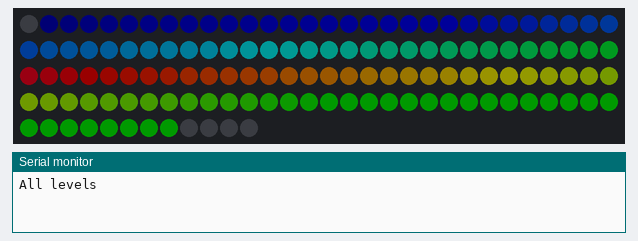
Bench run of a sketch on a simulated Arduino Nano, built with avr-gcc and run on an emulated ATmega328P. Shown: 132 RGB LEDs in strip order, left to right, continuing on the next row, the last lines printed to the serial monitor. Dim RGB values are drawn brighter than linear.

Above: at 0.1 s.
At 10.18 s:
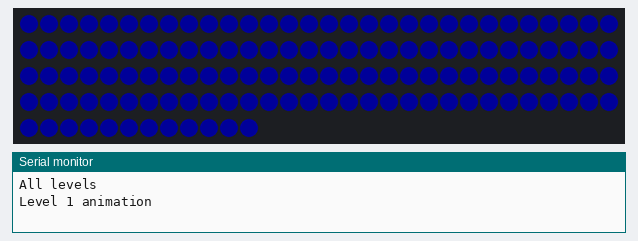
At 12.16 s:
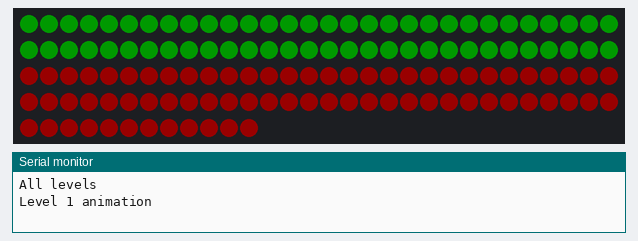
At 16.13 s:
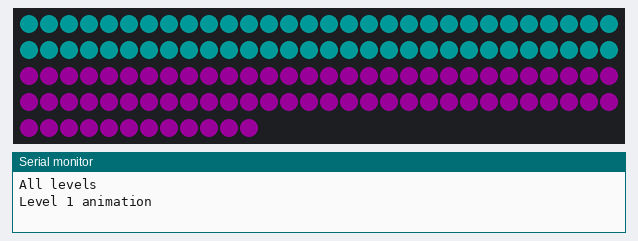
At 23.08 s:
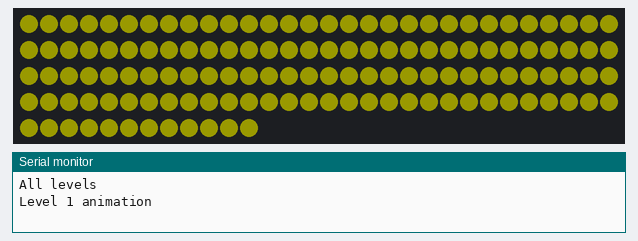
At 33.9 s:
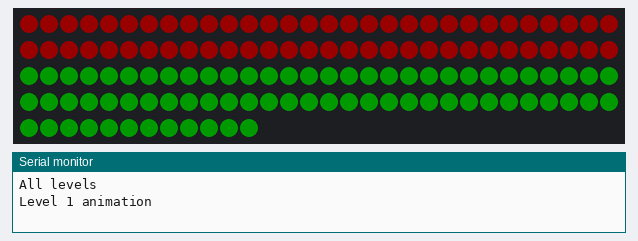

Measured:
- what the display in image 5 shows lasts 1.1 s, from 33.8 s to 34.9 s

The sketch:

neopixel_play.ino
```cpp
#include <Adafruit_NeoPixel.h>

#define PIN 13
#define NUM_LEDS_1 60
#define NUM_LEDS_2 72
#define NUM_LEDS NUM_LEDS_1 + NUM_LEDS_2
#define BRIGHTNESS 25

Adafruit_NeoPixel strip = Adafruit_NeoPixel(NUM_LEDS, PIN, NEO_GRB + NEO_KHZ800);

void setup() {
  Serial.begin(9600);

  strip.setBrightness(BRIGHTNESS);
  strip.begin();
  strip.show();

  Serial.println("All levels");

  for (uint8_t i = 0; i < 128; i++) {
    strip.setPixelColor(i, levelType2Color(i, i * 2));
  }
  strip.show();
  delay(10000);

  Serial.println("Level 1 animation");

  for(int j = 0; j < 5; j++) {
    for (uint8_t i = 0; i < 255; i++) {
      showLevelType1(i);
      delay(10);
    }
  }

  Serial.println("Level 2 animation");

  for(int j = 0; j < 5; j++) {
    for (uint8_t i = 0; i < 255; i++) {
      showLevelType2(i);
      delay(10);
    }
  }

}

void loop() {

  Serial.println("Moving pixel");


  for (int i = 0; i < strip.numPixels(); i++) {

    strip.setPixelColor(i-1, 0, 0, 0);

    uint8_t level = (255 * i) / strip.numPixels();
    uint32_t color = levelType1Color(i, level);

    Serial.print(i);Serial.print(" ");
    Serial.print(level);Serial.print(" ");
    Serial.println(color);

    strip.setPixelColor(i, color);
    strip.show();
    delay(250);
  }
}

void showLevelType1(uint8_t a) {
  for (uint16_t i = 0; i < strip.numPixels(); ++i) {
    strip.setPixelColor(i, levelType1Color(i, a));
  }
  strip.show();
}

void showLevelType2(uint8_t a) {
  for (uint16_t i = 0; i < strip.numPixels(); ++i) {
    strip.setPixelColor(i, levelType2Color(i, a));
  }
  strip.show();
}

uint32_t levelType1Color(uint16_t i, uint8_t a) {
  const uint8_t steps = 5;
  uint8_t stepSize = 255 / steps;
  uint8_t step = a / stepSize;
  uint8_t c = (a - (step * stepSize)) * steps;
  switch (step) {
    case 0: return color(i, 0, c, 255);
    case 1: return color(i, 0, 255, 255 - c);
    case 2: return color(i, c, 255, 0);
    case 3: return color(i, 255, 255 - c, 0);
    default: return color(i, 255, 0, 0);
  }
}

uint32_t levelType2Color(uint16_t i, uint8_t a) {
  const uint8_t steps = 6;
  uint8_t stepSize = 255 / steps;
  uint8_t step = a / stepSize;
  uint8_t c = (a - (step * stepSize)) * steps;
  switch (step) {
    case 0: return color(i, 0, 0, c);
    case 1: return color(i, 0, c, 255);
    case 2: return color(i, 0, 255, 255 - c);
    case 3: return color(i, c, 255, 0);
    case 4: return color(i, 255, 255 - c, 0);
    default: return color(i, 255, 0, 0);
  }
}

uint32_t color(uint16_t i, uint8_t r, uint8_t g, uint8_t b) {
  if (i >= 0 && i < NUM_LEDS_1) {
    return strip.Color(r, g, b);
  } else if (i >= NUM_LEDS_1 && i < NUM_LEDS_1 + NUM_LEDS_2) {
    return strip.Color(g, r, b);
  } else {
    return 0;
  }
}
```
